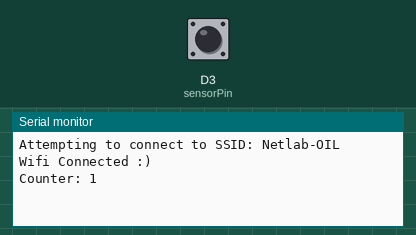
Simulated run of this program. Board: Arduino Uno R4 WiFi. Parts: the last lines printed to the serial monitor. Inputs (shaded band) come from the test bench; at power-on: D3 (sensorPin) HIGH. WiFi joins after 1.5 s; servers stay silent unless stated.

Above: at 12.7 s.
12.8 s: D3 (sensorPin) driven LOW
At 13.06 s:
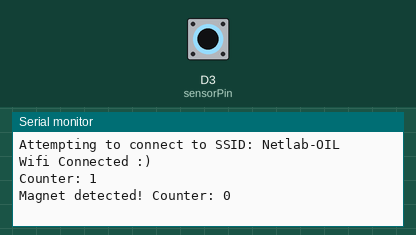
14.3 s: D3 (sensorPin) driven HIGH
At 15.4 s:
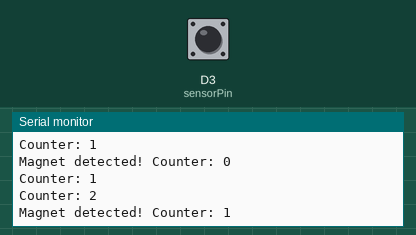
15.8 s: D3 (sensorPin) pulsed LOW 2 times (0.12 s each, 0.3 s apart)
At 16.22 s:
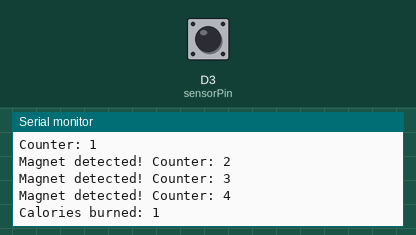
Timing chart, 0 to 18.8 s (numbered marks = the images above; inputs shaded):
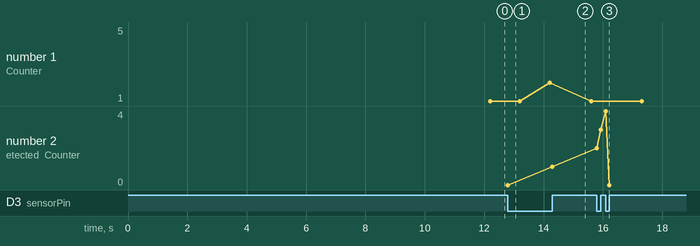

The program:

main.cpp
```cpp
#include <Arduino.h>
#include <WiFi.h>
#include <WiFiClient.h>
#include <ArduinoJson.h>

char ssid[] = "Netlab-OIL";        // your network SSID (name)
char pass[] = "DesignChallenge";
int status = WL_IDLE_STATUS;
char host[] = "192.168.155.34";


const int sensorPin = 3;
int magnetCounter = 0;
int inactiveCounter = 0;
unsigned long kcalCounter = 0;
int previousState = HIGH;
int prevMilles = 0;
int pointsCounter = 0;

WiFiClient client;


void sendDataToServer(int amount, int kcal_burned) {
    if (!client.connect(host, 3000)) {
        Serial.println("Connection to server failed");
        return;
    }
    else{
        Serial.println ("It works! :D");
    }
    JsonDocument doc;

    doc["amount"] = amount;
    doc["userId"] = 1;
    doc["kcal_burned"] = kcal_burned;

    String url = "/user";
    String data;
    serializeJson(doc, data);
    client.print(String("POST ") + url + " HTTP/1.1\r\n" +
                "Content-Type: application/json\r\n" + // Specify JSON content type
                "Content-Length: " + data.length() + "\r\n" +
                "Host: " + host + "\r\n" +
                "Connection: close\r\n\r\n");
    client.print(data);

    delay(10);
    client.stop();
}

void setup() {
  pinMode(sensorPin, INPUT);

  Serial.begin(9600);

  while (!Serial) {
    // wait for serial port to connect. Needed for native USB port only
  }

  // check for the WiFi module:
  if (WiFi.status() == WL_NO_MODULE) {
    Serial.println("Communication with WiFi module failed!");
    // don't continue
    while (true);
  }

  String fv = WiFi.firmwareVersion();
  if (fv < WIFI_FIRMWARE_LATEST_VERSION) {
    Serial.println("Please upgrade the firmware");
  }

  // attempt to connect to WiFi network:
  while (status != WL_CONNECTED) {
    Serial.print("Attempting to connect to SSID: ");
    Serial.println(ssid);
    // Connect to WPA/WPA2 network. Change this line if using open or WEP network:
    status = WiFi.begin(ssid, pass);

    // wait 10 seconds for connection:
    delay(10000);
  }

  Serial.println("Wifi Connected :)");
  // printWiFiStatus();

}


void loop() {
  if (!client.connected()) {
    while (!client.connected()) {
      client.connect(host, 3000);
      delay(500);
    }
  }


  int currentState = digitalRead(sensorPin);
  if (currentState != previousState) {
    previousState = currentState;
      Serial.print("Magnet detected! Counter: ");
      Serial.println(magnetCounter);
      inactiveCounter = 0;

      magnetCounter++;
      if (magnetCounter >= 5) {
        kcalCounter++;
        pointsCounter += 40;
        magnetCounter = 0;
        Serial.print("Calories burned: ");
        Serial.println(kcalCounter);
      }
  }

  int currentMilles = millis();

  if (currentState == previousState) {
    if ((currentMilles - prevMilles) >= 1000) {
      prevMilles = currentMilles;
      inactiveCounter++;
      Serial.println("Counter: "  + String(inactiveCounter));
      if (inactiveCounter >= 10 && pointsCounter > 0) {
        Serial.println("send to database, points: " + String(pointsCounter));
        sendDataToServer(pointsCounter, kcalCounter);
        pointsCounter = 0;
        inactiveCounter = 0;
        kcalCounter = 0;
      }
    }
  }
} 
```

Measured:
- after the input at 12.8 s, the serial monitor: prints a new line at once (image 1)
- after the input at 14.3 s, the serial monitor: prints a new line at once (image 2)
- after the input at 15.8 s, the serial monitor: prints a new line at once (image 3)
